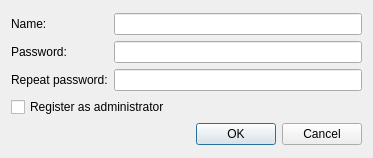
<?xml version="1.0" encoding="UTF-8"?>
<ui version="4.0">
 <class>RegisterAdminDialog</class>
 <widget class="QDialog" name="RegisterAdminDialog">
  <property name="geometry">
   <rect>
    <x>0</x>
    <y>0</y>
    <width>373</width>
    <height>158</height>
   </rect>
  </property>
  <property name="windowTitle">
   <string>User registration</string>
  </property>
  <layout class="QVBoxLayout" name="verticalLayout_4">
   <item>
    <layout class="QVBoxLayout" name="verticalLayout_3">
     <item>
      <layout class="QHBoxLayout" name="horizontalLayout_2">
       <item>
        <layout class="QVBoxLayout" name="verticalLayout_2">
         <item>
          <widget class="QLabel" name="label">
           <property name="text">
            <string>Name:</string>
           </property>
          </widget>
         </item>
         <item>
          <widget class="QLabel" name="label_2">
           <property name="text">
            <string>Password:</string>
           </property>
          </widget>
         </item>
         <item>
          <widget class="QLabel" name="label_3">
           <property name="text">
            <string>Repeat password:</string>
           </property>
          </widget>
         </item>
        </layout>
       </item>
       <item>
        <layout class="QVBoxLayout" name="verticalLayout">
         <item>
          <widget class="QLineEdit" name="lineEditName"/>
         </item>
         <item>
          <widget class="QLineEdit" name="lineEditPassword"/>
         </item>
         <item>
          <widget class="QLineEdit" name="lineEditRepeatPassword"/>
         </item>
        </layout>
       </item>
      </layout>
     </item>
     <item>
      <widget class="QCheckBox" name="checkBoxIsAdmin">
       <property name="text">
        <string>Register as administrator</string>
       </property>
      </widget>
     </item>
     <item>
      <layout class="QHBoxLayout" name="horizontalLayout">
       <item>
        <spacer name="horizontalSpacer">
         <property name="orientation">
          <enum>Qt::Horizontal</enum>
         </property>
         <property name="sizeHint" stdset="0">
          <size>
           <width>40</width>
           <height>20</height>
          </size>
         </property>
        </spacer>
       </item>
       <item>
        <widget class="QDialogButtonBox" name="buttonBox">
         <property name="standardButtons">
          <set>QDialogButtonBox::Cancel|QDialogButtonBox::Ok</set>
         </property>
        </widget>
       </item>
      </layout>
     </item>
    </layout>
   </item>
  </layout>
 </widget>
 <resources/>
 <connections/>
</ui>
